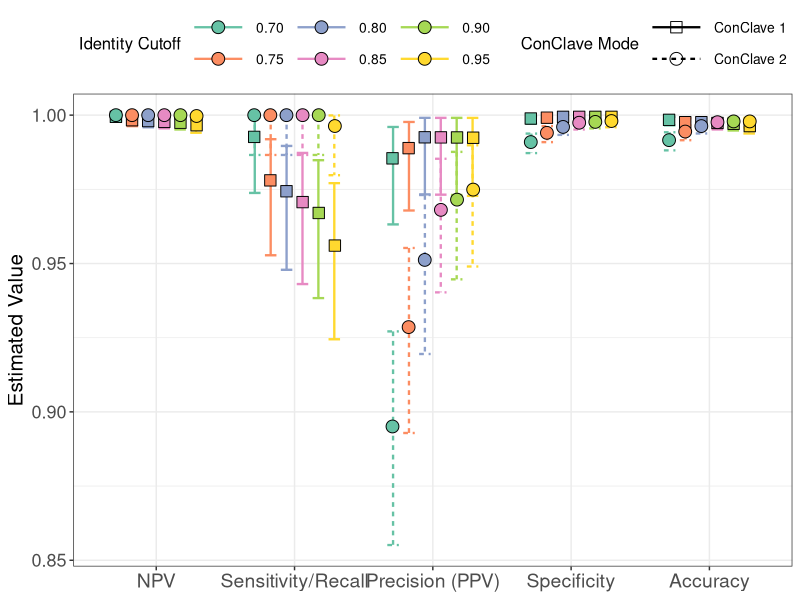
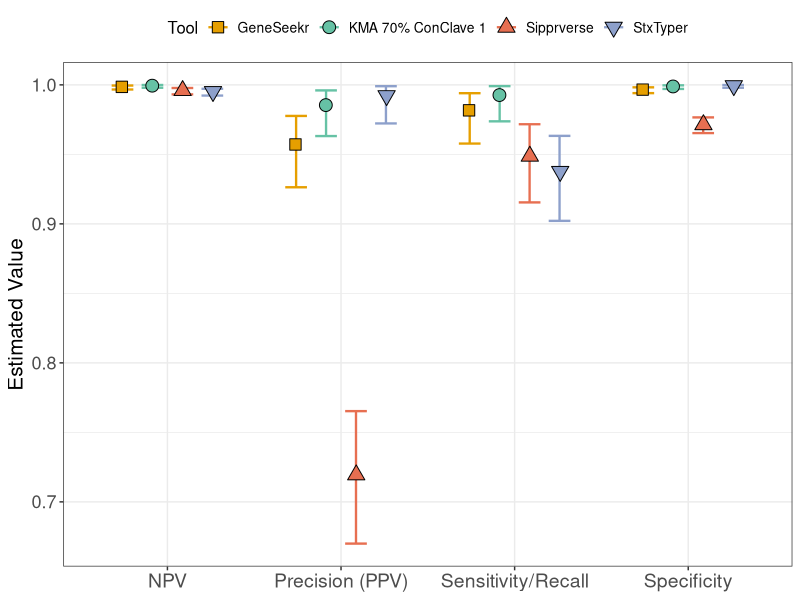
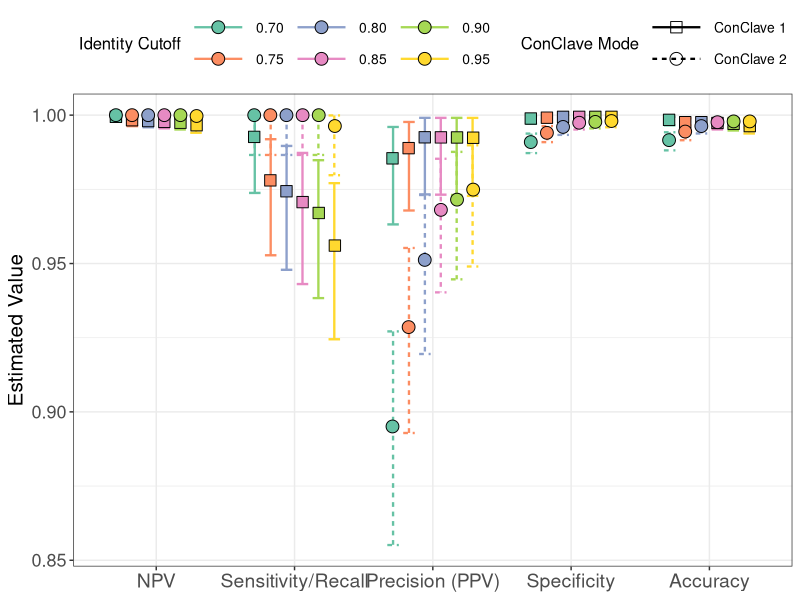
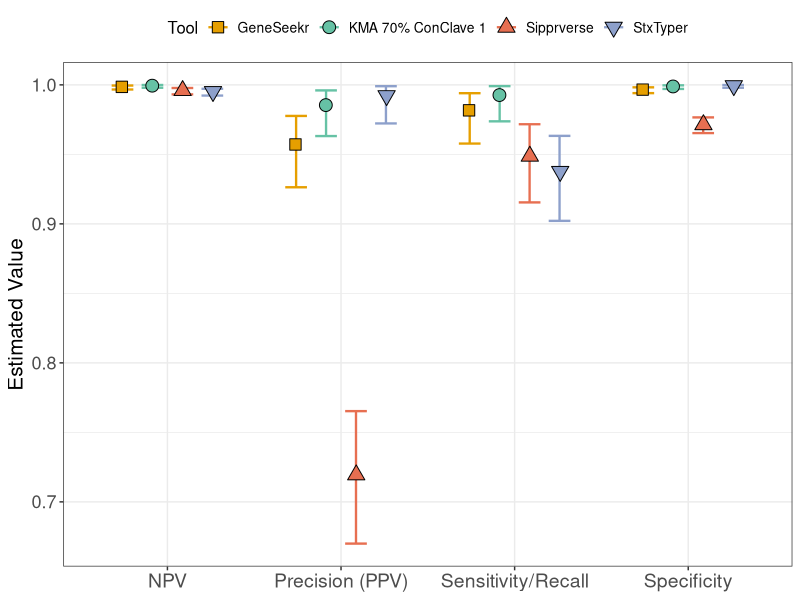

Write the R code that produced these figures, in order.
#set working directory
setwd("/Users/noorshubair/Desktop/R_code_files/chapter2/")

# Load required libraries
library(dplyr)
library(tidyr)
library(ggplot2)
library(reshape2)
library(RColorBrewer)
library(readxl)



# KMA Only Comparison -----------------------------------------------------


kmadf <- read_excel("all_tools_subtype_data_forR.xlsx", sheet="kma_only_data")
kmadf

#make a new column that has all of our values concatenated
kmadf$Tool2 <- paste(kmadf$Tool,kmadf$ID,kmadf$Version, sep = "_")
kmadf

#remove the columns we dont need
kmadf2 <- kmadf[,-c(1:3)]
kmadf2


#get the metrics for KMA
#get the metrics for confidence intervals
kma_metrics <- kmadf2 %>%
  rowwise() %>%
  mutate(
    # Sensitivity - true positive rate
    Sens_Est = binom.test(TP, TP + FN)$estimate,
    Sens_Lwr = binom.test(TP, TP + FN)$conf.int[1],
    Sens_Upr = binom.test(TP, TP + FN)$conf.int[2],
    
    # Specificity - true negative rate
    Spec_Est = binom.test(TN, TN + FP)$estimate,
    Spec_Lwr = binom.test(TN, TN + FP)$conf.int[1],
    Spec_Upr = binom.test(TN, TN + FP)$conf.int[2],
    
    # PPV - precision
    PPV_Est  = binom.test(TP, TP + FP)$estimate,
    PPV_Lwr  = binom.test(TP, TP + FP)$conf.int[1],
    PPV_Upr  = binom.test(TP, TP + FP)$conf.int[2],
    
    # NPV 
    NPV_Est  = binom.test(TN, TN + FN)$estimate,
    NPV_Lwr  = binom.test(TN, TN + FN)$conf.int[1],
    NPV_Upr  = binom.test(TN, TN + FN)$conf.int[2],

    # Accuracy - proportion of all subtype predictions classified correctly
    Acc_Est = binom.test(TP + TN, TP + TN + FP + FN)$estimate,
    Acc_Lwr = binom.test(TP + TN, TP + TN + FP + FN)$conf.int[1],
    Acc_Upr = binom.test(TP + TN, TP + TN + FP + FN)$conf.int[2]
  ) %>%
  ungroup() %>%
  select(Tool2, contains("_"))

kma_metrics

#reshape to long format for ggplot
kmametrics_long <- kma_metrics %>%
  pivot_longer(
    cols = -Tool2,
    names_to = c("Metric", ".value"),
    names_pattern = "([A-Za-z]+)_(Est|Lwr|Upr)"
  ) %>%
  rename(Estimate = Est, Lower_CI = Lwr, Upper_CI = Upr) %>%
  mutate(Metric = case_when(
    Metric == "Sens" ~ "Sensitivity/Recall",
    Metric == "Spec" ~ "Specificity",
    Metric == "PPV" ~ "Precision (PPV)",
    Metric == "Acc" ~ "Accuracy",
    TRUE ~ Metric
  )) %>%
  mutate(Metric = factor(
    Metric,
    levels = c("NPV", "Sensitivity/Recall", "Precision (PPV)",
               "Specificity", "Accuracy")
  ))

kmametrics_long

#now we are going to split the Tool2 column back into the separate values..
kma_long <- separate_wider_delim(
  data = kmametrics_long,
  cols = Tool2,
  delim = "_",
  names = c("Tool","ID","Ver")
)

kma_long

# format ID legend labels to have 2 decimal places (instead of 1 for some)
kma_long <- kma_long %>%
  mutate(ID = sprintf("%.2f", as.numeric(ID)))

kma_long

#now we will plot it
kma_estimate_metrics <- ggplot(kma_long, 
                               aes(x = Metric, y = Estimate, group = interaction(Tool, ID), color = ID, fill = ID, shape = Ver)) +
  # Error bars show exact binomial 95% confidence intervals.
  geom_errorbar(
    aes(ymin = Lower_CI, ymax = Upper_CI, linetype = Ver),
    width = 0.5, linewidth = 0.8,
    position = position_dodge(0.69)
  ) +
  geom_point(position = position_dodge(0.7),size = 4, color = "black") +
  scale_shape_manual(values = c(22,21)) +
  theme_bw() +
  theme(axis.text.x = element_text(size = 14), axis.title.x = element_blank(),
        axis.text.y = element_text(size = 13), axis.title.y = element_text(size = 15),
        legend.position = "top", legend.title = element_text(size = 12), 
        legend.text = element_text(size = 10), legend.key.width = unit(3, "line")
  ) +
  scale_color_brewer(palette = "Set2") +
  scale_fill_brewer(palette = "Set2") +
  labs(y = "Estimated Value", color = "Identity Cutoff", fill = "Identity Cutoff", 
       shape = "ConClave Mode", linetype = "ConClave Mode") +
  guides(
    color = guide_legend(order = 1),
    fill = guide_legend(
      order = 1,
      override.aes = list(shape = 21)
    ),
    shape = guide_legend(order = 2, nrow = 2),
    linetype = guide_legend(order = 2, nrow = 2)
  )

kma_estimate_metrics

dpi = 300
jpeg("performance_KMA_only_plot_w_CI_allmetrics.jpg", width = 10*dpi, height = 8*dpi, res = dpi)
kma_estimate_metrics
dev.off()



# All Tools Comparison ----------------------------------------------------


alltoolsdf <- read_excel("all_tools_subtype_data_forR.xlsx", sheet="all_tools_data")
alltoolsdf


#get the metrics for confidence intervals
alltools_metrics <- alltoolsdf %>%
  rowwise() %>%
  mutate(
    # Sensitivity - true positive rate
    Sens_Est = binom.test(TP, TP + FN)$estimate,
    Sens_Lwr = binom.test(TP, TP + FN)$conf.int[1],
    Sens_Upr = binom.test(TP, TP + FN)$conf.int[2],
    
    # Specificity - true negative rate
    Spec_Est = binom.test(TN, TN + FP)$estimate,
    Spec_Lwr = binom.test(TN, TN + FP)$conf.int[1],
    Spec_Upr = binom.test(TN, TN + FP)$conf.int[2],
    
    # PPV - precision
    PPV_Est  = binom.test(TP, TP + FP)$estimate,
    PPV_Lwr  = binom.test(TP, TP + FP)$conf.int[1],
    PPV_Upr  = binom.test(TP, TP + FP)$conf.int[2],
    
    # NPV 
    NPV_Est  = binom.test(TN, TN + FN)$estimate,
    NPV_Lwr  = binom.test(TN, TN + FN)$conf.int[1],
    NPV_Upr  = binom.test(TN, TN + FN)$conf.int[2]
  ) %>%
  ungroup() %>%
  select(Tool, contains("_"))

alltools_metrics

#reshape to long format for ggplot
alltools_long <- alltools_metrics %>%
  pivot_longer(
  cols = -Tool,
  names_to = c("Metric", ".value"),
  names_pattern = "([A-Za-z]+)_(Est|Lwr|Upr)"
) %>%
  rename(Estimate = Est, Lower_CI = Lwr, Upper_CI = Upr) %>%
  mutate(Metric = case_when(
    Metric == "Sens" ~ "Sensitivity/Recall",
    Metric == "Spec" ~ "Specificity",
    Metric == "PPV" ~ "Precision (PPV)",
    TRUE ~ Metric
  ))

alltools_long

#plot it
performance_alltools_CI_plot <- ggplot(alltools_long, 
       aes(x = Metric, y = Estimate,group = Tool, color = Tool,fill = Tool, shape = Tool)) +
  geom_errorbar(aes(ymin = Lower_CI, ymax = Upper_CI), width = 0.5, linewidth = 0.8,
                position = position_dodge(0.69)) +
  geom_point(position = position_dodge(0.7),size = 4, color = "black") +
  scale_shape_manual(values = c(22,21,24,25)) +
  theme_bw() +
  theme(axis.text.x = element_text(size = 14), axis.title.x = element_blank(),
        axis.text.y = element_text(size = 13), axis.title.y = element_text(size = 15),
        legend.position = "top", legend.title = element_text(size = 12), legend.text = element_text(size = 10)
        ) +
  # Use manually selected, high-contrast colours.
  # KMA is orange so it is easier to distinguish from the white background.
  scale_color_manual(values = c(
    "GeneSeekr" = "#E69F00",
    "KMA 70% ConClave 1" = "#66C2A5",
    "StxTyper" = "#8DA0CB",
    "Sipprverse" = "#E76F51"
  )) +
  scale_fill_manual(values = c(
    "GeneSeekr" = "#E69F00",
    "KMA 70% ConClave 1" = "#66C2A5",
    "StxTyper" = "#8DA0CB",
    "Sipprverse" = "#E76F51"
  )) +
  labs(y = "Estimated Value")

performance_alltools_CI_plot


dpi = 300
jpeg("performance_all_tools_plot_w_CI.jpg", width = 10*dpi, height = 8*dpi, res = dpi)
performance_alltools_CI_plot
dev.off()
